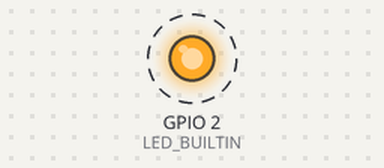
The program below on a simulated ESP32. Parts: output pins drawn as LEDs (lit = HIGH). Dashed ring = blinking.

Above: at 0.02 s.
Timing chart, 0 to 3.0 s (numbered marks = the images above):
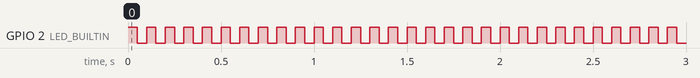

The program:

main.cpp
```cpp
// (licence header left out)
#include <Arduino.h>

// Use only core 1 for demo purposes.
#if CONFIG_FREERTOS_UNICORE
static const BaseType_t app_cpu = 0;
#else
static const BaseType_t app_cpu = 1;
#endif

static const int led_pin = LED_BUILTIN;

void toggleLED50(void *prameter)
{
  while (1)
  {
    digitalWrite(LED_BUILTIN, HIGH);
    vTaskDelay(50 / portTICK_PERIOD_MS);
    digitalWrite(LED_BUILTIN, LOW);
    vTaskDelay(50 / portTICK_PERIOD_MS);
  }
}

void toggleLED500(void *prameter)
{
  while (1)
  {
    digitalWrite(LED_BUILTIN, HIGH);
    vTaskDelay(500 / portTICK_PERIOD_MS);
    digitalWrite(LED_BUILTIN, LOW);
    vTaskDelay(500 / portTICK_PERIOD_MS);
  }
}

void setup()
{
  // put your setup code here, to run once:
  pinMode(LED_BUILTIN, OUTPUT);

  // Task to run forever
  xTaskCreatePinnedToCore(
      toggleLED50,   // Function to be called
      "toggle_led1", // Name of task
      1024,          // Stack size (bytes in ESP32, words in FreeRTOS)
      NULL,          // Parameter to pass to function
      1,             // Task priority (0 to configMAX_PRIORITIES - 1)
      NULL,          // Task handle
      app_cpu);      // Run on one core for demo purposes (ESP32 only)

  xTaskCreatePinnedToCore(
      toggleLED500,  // Function to be called
      "toggle_led2", // Name of task
      1024,          // Stack size (bytes in ESP32, words in FreeRTOS)
      NULL,          // Parameter to pass to function
      1,             // Task priority (0 to configMAX_PRIORITIES - 1)
      NULL,          // Task handle
      app_cpu);      // Run on one core for demo purposes (ESP32 only)

  // If this was vanilla FreeRTOS, you'd want to call vTaskStartScheduler() in main
  // after settings up your tasks.
}

void loop()
{
  // put your main code here, to run repeatedly:
}
```

Measured:
- by itself, GPIO 2 (LED_BUILTIN): alternates HIGH for 0.05 s and LOW for 0.05 s
